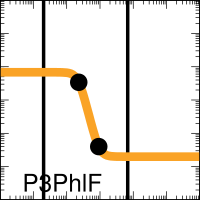

Write gnuplot code to recreate this figure.

set output "demo_FixedGatesDigital0xFE_002_A000_xfer_model_P3_PhlF.eps"
set terminal postscript eps enhanced color "Helvetica, 35" size 2,2
set logscale x
set logscale y
set lmargin screen 0.0
set rmargin screen 1.0
set tmargin screen 1.0
set bmargin screen 0.0
set size ratio 1.0
set border linewidth 2
set tics scale 2
set mxtics 10
set mytics 10
set key bottom left
set key samplen -1
set xrange [0.001:1000.0]
set yrange [0.001:1000.0]
set format y "10^{%L}"    
set format x "10^{%L}"    
set format x ""    
set xlabel '11101110'
set arrow from 0.02034545655273993,0.001 to 0.02034545655273993,1000.0 nohead lw 10 lt 2 lc rgb '#000000'
set arrow from 6.798657367605926,0.001 to 6.798657367605926,1000.0 nohead lw 10 lt 2 lc rgb '#000000'
ymin = 0.02
ymax = 6.8
K = 0.23
n = 4.2
set dummy x

plot ymin+(ymax-ymin)/(1.0+(x/K)**n) lw 25 lc rgb '#F9A427' title 'P3PhlF',\
 "<echo '1 2'" using (0.230323307):(3.400000001301316)  with points pt 7 ps 4 lc rgb 'black' notitle,\
 "<echo '1 2'" using (0.920133536):(0.04000000004283734)  with points pt 7 ps 4 lc rgb 'black' notitle
